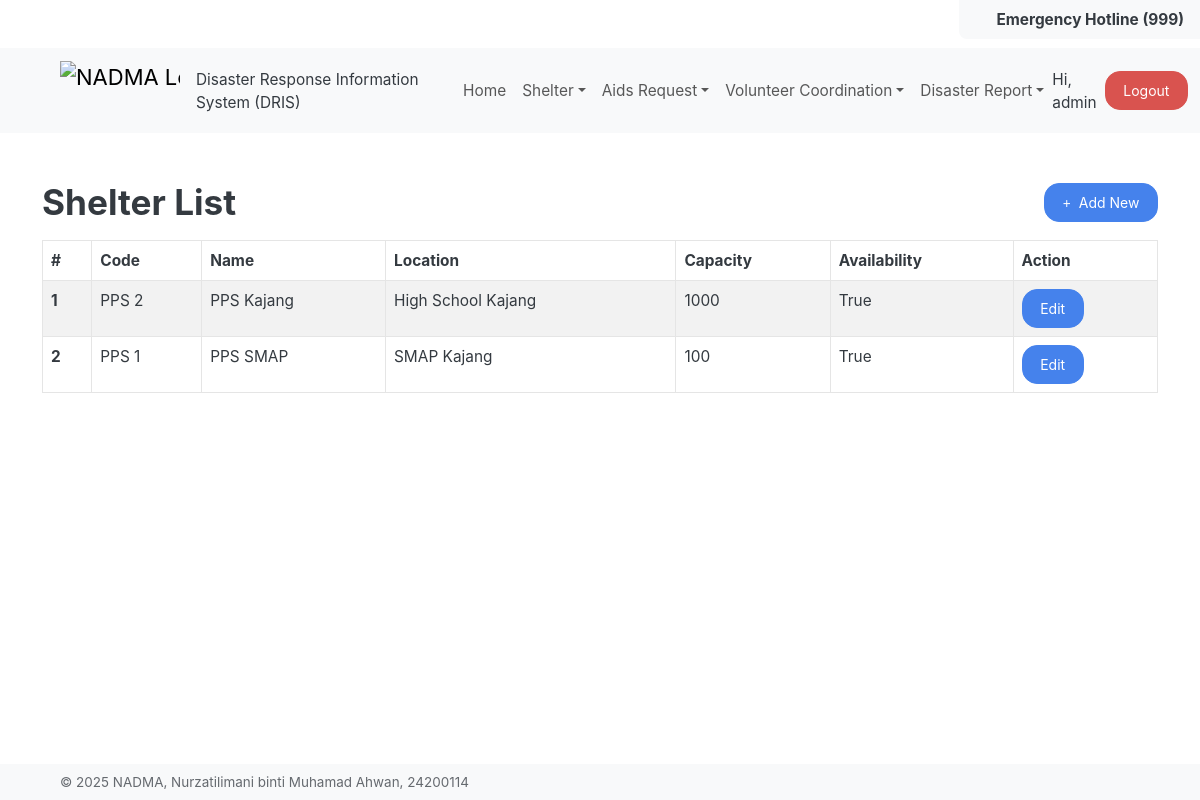
/shelter/list (signed in), run on the app's committed database.
### UserManagement/models.py (models this page shows, shortened)
class CustomUser(AbstractUser):
    phone_number = models.CharField(max_length=15, blank=True, null=True)
    role = models.ForeignKey(Role, on_delete=models.SET_NULL, null=True, blank=True, related_name='users')
    created_at = models.DateTimeField(auto_now_add=True)

### ShelterDirectory/models.py (models this page shows, shortened)
class Shelter(models.Model):
    id= models.AutoField(primary_key=True)
    code = models.CharField(max_length=3, unique=True)
    name = models.CharField(max_length=100)
    location = models.TextField()
    capacity = models.IntegerField(default=0)
    availability = models.BooleanField(default=True)
    created_by = models.ForeignKey(Authority, on_delete=models.CASCADE, related_name='shelters_created',  null=True, blank=True)
    created_at = models.DateTimeField(auto_now_add=True)
    updated_by = models.ForeignKey(Authority, on_delete=models.CASCADE, related_name='shelters_updated', null=True, blank=True)
    updated_at = models.DateTimeField(auto_now=True)

### ShelterDirectory/views.py (the view, shortened to what this page needs)
# urls.py: path("list", ShelterDirectoryView.as_view(), name="shelter_list"),
class ShelterDirectoryView(View):
    def get(self, request):
        shelters = Shelter.objects.all()
        columns = get_columns()
        edit_id = request.GET.get('edit')
        show_modal = False
        fieldConfig = get_field_config()
        return render(request, 'shelter-directory/index.html', {
            'data': shelters,
            'columns': columns,
            'fieldConfig': fieldConfig,
            'show_modal': show_modal,
            'edit_id': edit_id or '',
        })

### ShelterDirectory/views.py (called while the page is built)
def get_columns():
    return [
        {'key': 'code', 'label': 'Code'},
        {'key': 'name', 'label': 'Name'},
        {'key': 'location', 'label': 'Location'},
        {'key': 'capacity', 'label': 'Capacity'},
        {'key': 'availability', 'label': 'Availability'},
        {
            'label': 'Action',
            'type': 'action',
            'actions': [
                {
                    'url_name': '',
                    'label': 'Edit',
                    'class': 'btn-primary'
                }
            ]
        }
    ]

### common/templatetags/shared_extras.py (called while the page is built)
@register.filter
def get_item(obj, key):
    if isinstance(obj, dict):
        return obj.get(key)
    return getattr(obj, key, None)

### templates/shelter-directory/index.html (shortened to what this page needs)
{% extends "base.html" %}
{% block content %}
  <div class="d-flex align-items-center mb-3">
    <h2 class="flex-grow-1 mb-0">Shelter List</h2>
    <a href="#" class="btn btn-primary ms-3" data-bs-toggle="modal" data-bs-target="#addShelterModal">
      <i class="fas fa-plus me-1"></i> Add New
    </a>
  </div>
  {% include "components/table/table.html" with columns=columns data=data %}
{% endblock %}

### templates/base/navigation.html (shortened to what this page needs)
{% load static %}
<nav class="navbar navbar-expand-lg bg-body-tertiary" data-bs-theme="light">
  <div class="container-fluid ms-5">
    <a class="navbar-brand" href="#">
      <img
        src="{% static 'img/nadma-logo.png' %}"
        alt="NADMA Logo"
        width="120"
        height="60"
        class="d-inline-block align-top"
      />
    </a>
    <span>Disaster Response Information System (DRIS)</span>
    <div class="collapse navbar-collapse ms-3" id="navbarColor01">
      <ul class="navbar-nav me-auto">
        <li class="nav-item">
          <a
            class="nav-link {% if request.path == '/' %}active{% endif %}"
            href="{% url 'home' %}"
          >
            Home
          </a>
        </li>
        <li class="nav-item dropdown">
          <a
            class="nav-link dropdown-toggle"
            data-bs-toggle="dropdown"
            href="#"
            role="button"
            aria-haspopup="true"
            aria-expanded="false"
            >Shelter</a
          >
        </li>
        {% if request.user.is_authenticated %}
          <li class="nav-item dropdown">
            <a
              class="nav-link dropdown-toggle"
              data-bs-toggle="dropdown"
              href="#"
              role="button"
              aria-haspopup="true"
              aria-expanded="false"
              >Aids Request</a
            >
          </li>
          <li class="nav-item dropdown">
            <a
              class="nav-link dropdown-toggle"
              data-bs-toggle="dropdown"
              href="#"
              role="button"
              aria-haspopup="true"
              aria-expanded="false"
              >Volunteer Coordination</a
            >
          </li>
             <li class="nav-item dropdown">
            <a
              class="nav-link dropdown-toggle"
              data-bs-toggle="dropdown"
              href="#"
              role="button"
              aria-haspopup="true"
              aria-expanded="false"
              >Disaster Report</a
            >
          </li>
        {% endif %}
      </ul>
  <div class="d-flex align-items-center">
  {% if not request.user.is_authenticated %}
    <a class="btn btn-success me-2" href="{% url 'auth:login' %}">Login</a>
    <a class="btn btn-primary" href="{% url 'auth:register' %}">Register</a>
  {% else %}
    <span class="me-2 align-middle">Hi, {{ request.user.username }}</span>
    <a class="btn btn-danger align-middle" href="{% url 'auth:logout' %}">Logout</a>
  {% endif %}
</div>
    </div>
  </div>
</nav>

### templates/components/table/table.html (shortened to what this page needs)
{% load shared_extras %}
<link rel="stylesheet" href="https://cdn.datatables.net/1.13.7/css/dataTables.bootstrap5.min.css"/>
<table id="datatable" class="table table-striped table-bordered">
  <thead>
    <tr>
      <th>#</th>
      {% for col in columns %}
        <th>{{ col.label }}</th>
      {% endfor %}
    </tr>
  </thead>
 <tbody>
    {% for row in data %}
      <tr>
        <th scope="row">{{ forloop.counter }}</th>
        {% for col in columns %}
          <td>
            {% if col.type == "action" %}
              {% for action in col.actions %}
                {% if action.label == "Edit" %}
                  <a href="?edit={{ row.id }}" class="btn {{ action.class|default:'btn-primary' }}">Edit</a>
                {% else %}
                  <a href="" class="btn btn-sm {{ action.class|default:'btn-primary' }}">{{ action.label }}</a>
                {% endif %}
              {% endfor %}
            {% else %}
              {{ row|get_item:col.key }}
            {% endif %}
          </td>
        {% endfor %}
      </tr>
    {% endfor %}
</tbody>
</table>

### data on the page
CustomUser: user.username "admin"
Shelter: columns "PPS 2" "PPS Kajang" "High School Kajang" "1000" "True"
Shelter: columns "PPS 1" "PPS SMAP" "SMAP Kajang" "100" "True"

### other printed values
{{ col.label }} "Code" "Name" "Location" "Capacity" "Availability" "Action"
